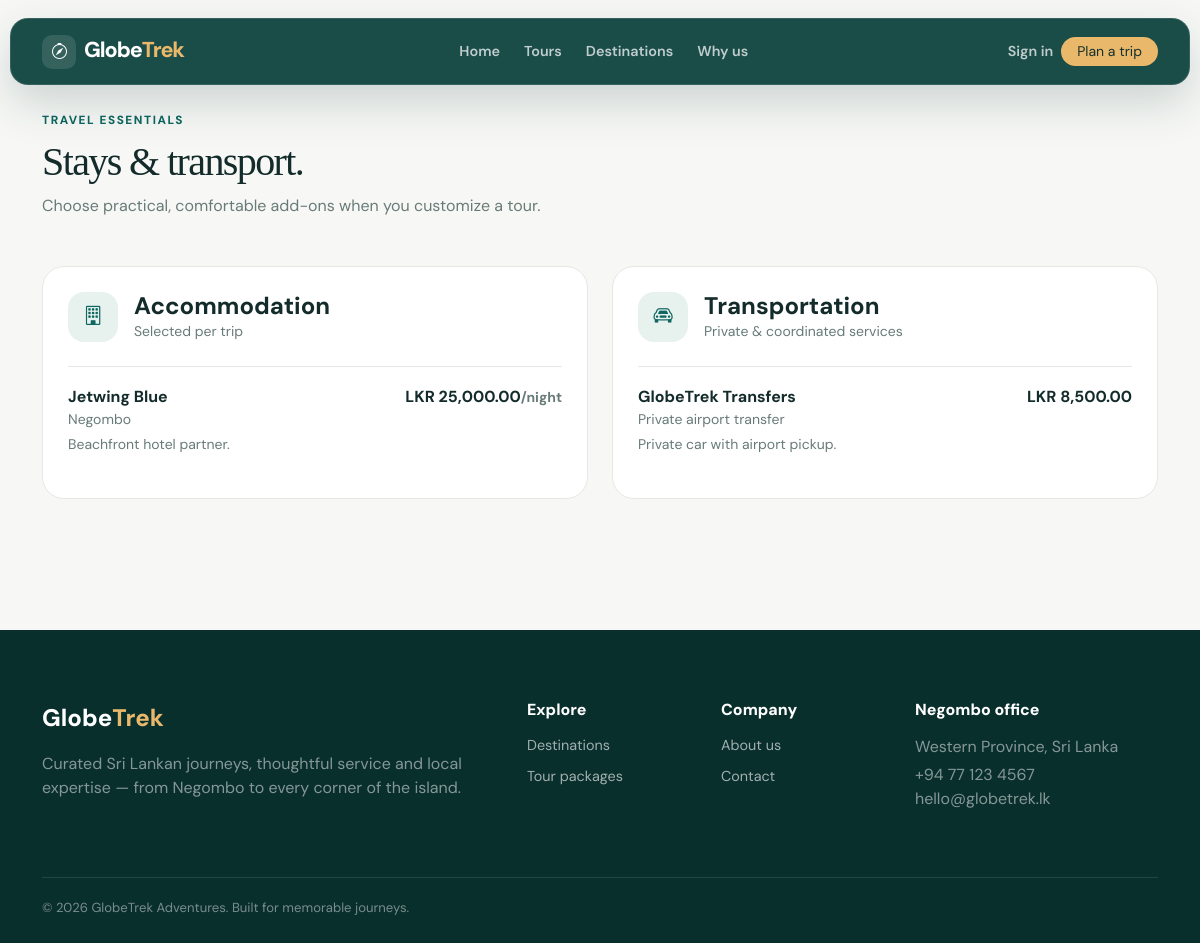
Screenshot of /GlobeTrek/services.php with the database file from the repository.
### tables this page shows
CREATE TABLE IF NOT EXISTS accommodations (
    id INT UNSIGNED AUTO_INCREMENT PRIMARY KEY,
    name VARCHAR(180) NOT NULL,
    location VARCHAR(180) NOT NULL,
    price_per_night DECIMAL(12, 2) NOT NULL DEFAULT 0,
    description TEXT NULL,
    status ENUM('active', 'inactive') NOT NULL DEFAULT 'active',
    created_at DATETIME NOT NULL DEFAULT CURRENT_TIMESTAMP,
    updated_at DATETIME NOT NULL DEFAULT CURRENT_TIMESTAMP ON UPDATE CURRENT_TIMESTAMP
);

CREATE TABLE IF NOT EXISTS transportation_services (
    id INT UNSIGNED AUTO_INCREMENT PRIMARY KEY,
    provider_name VARCHAR(180) NOT NULL,
    service_type VARCHAR(120) NOT NULL,
    price DECIMAL(12, 2) NOT NULL DEFAULT 0,
    description TEXT NULL,
    status ENUM('active', 'inactive') NOT NULL DEFAULT 'active',
    created_at DATETIME NOT NULL DEFAULT CURRENT_TIMESTAMP,
    updated_at DATETIME NOT NULL DEFAULT CURRENT_TIMESTAMP ON UPDATE CURRENT_TIMESTAMP
);

### GlobeTrek/config.php (called while the page is built, shortened)
<?php
function envv(string $key, string $default = ''): string
{
    $v = getenv($key);
    return $v === false ? $default : $v;
}
function db(): PDO
{
    static $pdo = null;
    if ($pdo === null) {
        $host = envv('DB_HOST', DB_HOST);
        $name = envv('DB_NAME', DB_NAME);
        $user = envv('DB_USER', DB_USER);
        $pass = envv('DB_PASS', DB_PASS);
        $pdo = new PDO("mysql:host={$host};dbname={$name};charset=utf8mb4", $user, $pass, [
            PDO::ATTR_ERRMODE => PDO::ERRMODE_EXCEPTION,
            PDO::ATTR_DEFAULT_FETCH_MODE => PDO::FETCH_ASSOC,
            PDO::ATTR_EMULATE_PREPARES => false,
        ]);
    }
    return $pdo;
}
function e($v): string
{
    return htmlspecialchars((string) ($v ?? ''), ENT_QUOTES, 'UTF-8');
}
function money($v): string
{
    return 'LKR ' . number_format((float) $v, 2);
}

### GlobeTrek/services.php (the view, shortened to what this page needs)
<?php
require_once 'config.php';
$stays = db()->query("SELECT * FROM accommodations WHERE status='active' ORDER BY price_per_night")->fetchAll();
$rides = db()->query("SELECT * FROM transportation_services WHERE status='active' ORDER BY price")->fetchAll();
include 'includes/header.php';
?>
<div class="mb-5">
    <div class="section-kicker">Travel essentials</div>
    <h1 class="display-serif mt-2">Stays & transport.</h1>
    <p class="muted">Choose practical, comfortable add-ons when you customize a tour.</p>
</div>
<div class="row g-4">
    <div class="col-lg-6">
        <div class="dashboard-card h-100">
            <div class="d-flex align-items-center gap-3 mb-4">
                <div class="icon-box"><i class="bi bi-building"></i></div>
                <div>
                    <h4 class="fw-bold mb-0">Accommodation</h4>
                    <div class="muted small">Selected per trip</div>
                </div>
            </div><?php foreach (
                $stays
                as $a
            ): ?>
                <div class="service-row">
                    <div><strong><?= e($a['name']) ?></strong>
                        <div class="muted small"><?= e(
                            $a['location'],
                        ) ?></div>
                        <div class="muted small mt-1"><?= e($a['description']) ?></div>
                    </div><strong><?= money(
                        $a['price_per_night'],
                    ) ?><span class="muted small">/night</span></strong>
                </div><?php endforeach; ?>
        </div>
    </div>
    <div class="col-lg-6">
        <div class="dashboard-card h-100">
            <div class="d-flex align-items-center gap-3 mb-4">
                <div class="icon-box"><i class="bi bi-car-front"></i></div>
                <div>
                    <h4 class="fw-bold mb-0">Transportation</h4>
                    <div class="muted small">Private & coordinated services</div>
                </div>
            </div><?php foreach (
                $rides
                as $t
            ): ?>
                <div class="service-row">
                    <div><strong><?= e($t['provider_name']) ?></strong>
                        <div class="muted small"><?= e(
                            $t['service_type'],
                        ) ?></div>
                        <div class="muted small mt-1"><?= e($t['description']) ?></div>
                    </div><strong><?= money(
                        $t['price'],
                    ) ?></strong>
                </div><?php endforeach; ?>
        </div>
    </div>
</div>
<?php include 'includes/footer.php'; ?>

### GlobeTrek/assets/style.css (style rules this page uses)
:root { --ink: #132b2a; --muted: #687b78; --green: #0e665f; --green-dark: #093f3b; --sand: #e9b86b; --cream: #f5f3ed; --line: #e5e9e6; --white: #fff; }
* { box-sizing: border-box; }
body { margin: 0; background: #f7f8f6; color: var(--ink); font-family: 'DM Sans', system-ui, sans-serif; }
.display-serif { font-family: 'Playfair Display', serif; letter-spacing: -0.04em; }
.section-kicker { color: var(--green); font-weight: 800; letter-spacing: 0.13em; text-transform: uppercase; font-size: 0.74rem; }
.muted { color: var(--muted); }
.icon-box { width: 50px; height: 50px; border-radius: 16px; background: #e7f2ef; color: var(--green); display: grid; place-items: center; font-size: 1.2rem; }
.dashboard-card { background: #fff; border: 1px solid var(--line); border-radius: 22px; padding: 25px; }
.service-row { display: flex; justify-content: space-between; gap: 24px; padding: 18px 0; border-top: 1px solid var(--line); }

### rows the page displays
accommodations: name "Jetwing Blue", location "Negombo", description "Beachfront hotel partner.", price_per_night "LKR 25,000.00"
transportation_services: provider_name "GlobeTrek Transfers", service_type "Private airport transfer", description "Private car with airport pickup.", price "LKR 8,500.00"
